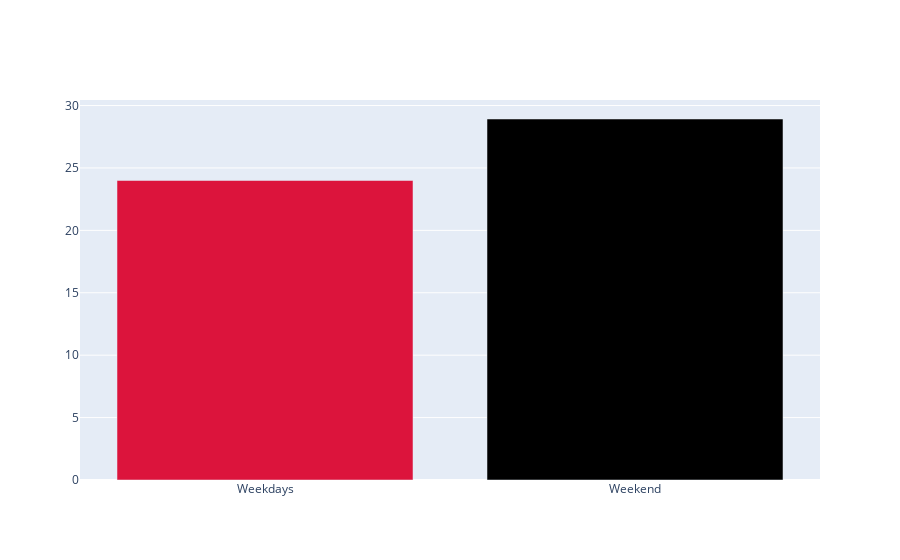

Source (notebook cell):
### Markdown cell above
##### How much beer was consumed overall on weekend and weekdays?

### Code cell
weekdays = df[df.Weekend == 0]['Consumption_Liters'].mean()
weekend = df[df.Weekend==1]['Consumption_Liters'].mean()

labels = ['Weekdays','Weekend']
values = [weekdays, weekend]
colors = ['crimson']

fig = go.Figure(data=[go.Bar(
    x=labels, y=values, marker_color= colors
)])
fig.show()

### Figure 1 — Plotly figure (JSON) as saved in the notebook; plotly's stock layout.template omitted (floating-point values rounded to 4 significant figures)
{"data": [{"marker": {"color": ["crimson"]}, "type": "bar", "x": ["Weekdays", "Weekend"], "y": [24.0, 28.92]}], "layout": {}}
